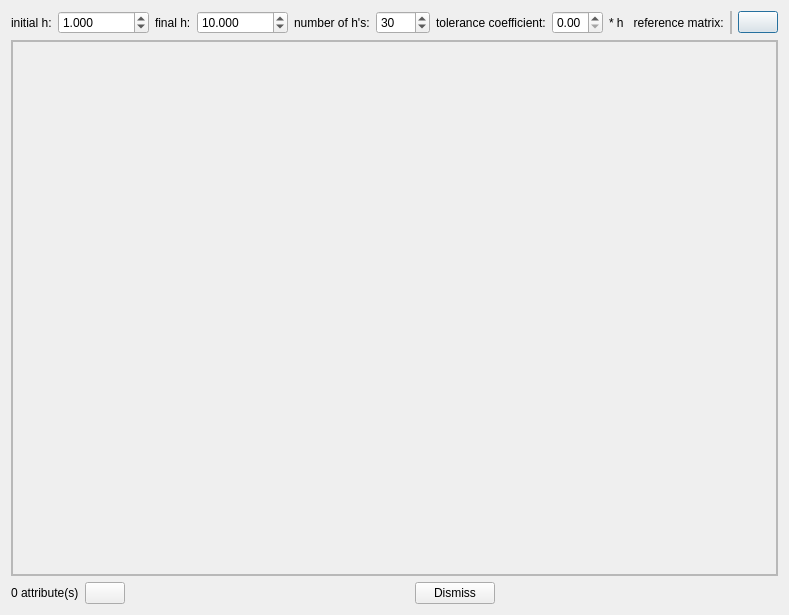
<?xml version="1.0" encoding="UTF-8"?>
<ui version="4.0">
 <class>TransiogramDialog</class>
 <widget class="QDialog" name="TransiogramDialog">
  <property name="geometry">
   <rect>
    <x>0</x>
    <y>0</y>
    <width>779</width>
    <height>615</height>
   </rect>
  </property>
  <property name="windowTitle">
   <string>Dialog</string>
  </property>
  <layout class="QVBoxLayout" name="verticalLayout">
   <item>
    <layout class="QHBoxLayout" name="horizontalLayout_2">
     <property name="topMargin">
      <number>0</number>
     </property>
     <item>
      <widget class="QLabel" name="label">
       <property name="text">
        <string>initial h:</string>
       </property>
      </widget>
     </item>
     <item>
      <widget class="QDoubleSpinBox" name="dblSpinHIni">
       <property name="sizePolicy">
        <sizepolicy hsizetype="Expanding" vsizetype="Fixed">
         <horstretch>0</horstretch>
         <verstretch>0</verstretch>
        </sizepolicy>
       </property>
       <property name="decimals">
        <number>3</number>
       </property>
       <property name="minimum">
        <double>0.001000000000000</double>
       </property>
       <property name="maximum">
        <double>10000000.000000000000000</double>
       </property>
       <property name="value">
        <double>1.000000000000000</double>
       </property>
      </widget>
     </item>
     <item>
      <widget class="QLabel" name="label_4">
       <property name="text">
        <string>final h:</string>
       </property>
      </widget>
     </item>
     <item>
      <widget class="QDoubleSpinBox" name="dblSpinHFin">
       <property name="sizePolicy">
        <sizepolicy hsizetype="Expanding" vsizetype="Fixed">
         <horstretch>0</horstretch>
         <verstretch>0</verstretch>
        </sizepolicy>
       </property>
       <property name="decimals">
        <number>3</number>
       </property>
       <property name="minimum">
        <double>0.001000000000000</double>
       </property>
       <property name="maximum">
        <double>10000000.000000000000000</double>
       </property>
       <property name="value">
        <double>10.000000000000000</double>
       </property>
      </widget>
     </item>
     <item>
      <widget class="QLabel" name="label_2">
       <property name="text">
        <string>number of h's:</string>
       </property>
      </widget>
     </item>
     <item>
      <widget class="QSpinBox" name="spinNSteps">
       <property name="sizePolicy">
        <sizepolicy hsizetype="Expanding" vsizetype="Fixed">
         <horstretch>0</horstretch>
         <verstretch>0</verstretch>
        </sizepolicy>
       </property>
       <property name="minimum">
        <number>5</number>
       </property>
       <property name="maximum">
        <number>2000</number>
       </property>
       <property name="value">
        <number>30</number>
       </property>
      </widget>
     </item>
     <item>
      <widget class="QLabel" name="label_3">
       <property name="text">
        <string>tolerance coefficient:</string>
       </property>
      </widget>
     </item>
     <item>
      <widget class="QDoubleSpinBox" name="dblSpinTolCoeff">
       <property name="sizePolicy">
        <sizepolicy hsizetype="Expanding" vsizetype="Fixed">
         <horstretch>0</horstretch>
         <verstretch>0</verstretch>
        </sizepolicy>
       </property>
       <property name="maximum">
        <double>1.000000000000000</double>
       </property>
      </widget>
     </item>
     <item>
      <widget class="QLabel" name="label_5">
       <property name="text">
        <string>* h   reference matrix:</string>
       </property>
      </widget>
     </item>
     <item>
      <widget class="QFrame" name="frmMatrixChooserPlace">
       <property name="minimumSize">
        <size>
         <width>0</width>
         <height>0</height>
        </size>
       </property>
       <property name="frameShape">
        <enum>QFrame::StyledPanel</enum>
       </property>
       <property name="frameShadow">
        <enum>QFrame::Raised</enum>
       </property>
       <layout class="QHBoxLayout" name="horizontalLayout_5">
        <property name="spacing">
         <number>0</number>
        </property>
        <property name="leftMargin">
         <number>0</number>
        </property>
        <property name="topMargin">
         <number>0</number>
        </property>
        <property name="rightMargin">
         <number>0</number>
        </property>
        <property name="bottomMargin">
         <number>0</number>
        </property>
       </layout>
      </widget>
     </item>
     <item>
      <widget class="QPushButton" name="btnExecute">
       <property name="toolTip">
        <string>Compute transiograms</string>
       </property>
       <property name="text">
        <string/>
       </property>
       <property name="icon">
        <iconset resource="../resources.qrc">
         <normaloff>:/icons32/play32</normaloff>:/icons32/play32</iconset>
       </property>
      </widget>
     </item>
    </layout>
   </item>
   <item>
    <widget class="QScrollArea" name="scrollAreaTransiograms">
     <property name="widgetResizable">
      <bool>true</bool>
     </property>
     <widget class="QWidget" name="scrollAreaWidgetContents">
      <property name="geometry">
       <rect>
        <x>0</x>
        <y>0</y>
        <width>759</width>
        <height>531</height>
       </rect>
      </property>
      <layout class="QVBoxLayout" name="verticalLayout_2">
       <property name="spacing">
        <number>0</number>
       </property>
       <property name="leftMargin">
        <number>0</number>
       </property>
       <property name="topMargin">
        <number>0</number>
       </property>
       <property name="rightMargin">
        <number>0</number>
       </property>
       <property name="bottomMargin">
        <number>0</number>
       </property>
       <item>
        <widget class="QFrame" name="frmTransiograms">
         <property name="frameShape">
          <enum>QFrame::StyledPanel</enum>
         </property>
         <property name="frameShadow">
          <enum>QFrame::Raised</enum>
         </property>
         <layout class="QGridLayout" name="gridLayout">
          <property name="leftMargin">
           <number>0</number>
          </property>
          <property name="topMargin">
           <number>0</number>
          </property>
          <property name="rightMargin">
           <number>0</number>
          </property>
          <property name="bottomMargin">
           <number>0</number>
          </property>
          <property name="spacing">
           <number>0</number>
          </property>
         </layout>
        </widget>
       </item>
      </layout>
     </widget>
    </widget>
   </item>
   <item>
    <layout class="QHBoxLayout" name="horizontalLayout">
     <item>
      <widget class="QLabel" name="lblAttributesCount">
       <property name="text">
        <string>0 attribute(s)</string>
       </property>
      </widget>
     </item>
     <item>
      <widget class="QPushButton" name="btnClearAttributeList">
       <property name="toolTip">
        <string>Reset dropped attributes.</string>
       </property>
       <property name="text">
        <string/>
       </property>
       <property name="icon">
        <iconset resource="../imagejockey/ijresources.qrc">
         <normaloff>:/ijicons32/ijupdate32</normaloff>:/ijicons32/ijupdate32</iconset>
       </property>
      </widget>
     </item>
     <item>
      <spacer name="horizontalSpacer">
       <property name="orientation">
        <enum>Qt::Horizontal</enum>
       </property>
       <property name="sizeHint" stdset="0">
        <size>
         <width>40</width>
         <height>20</height>
        </size>
       </property>
      </spacer>
     </item>
     <item>
      <widget class="QPushButton" name="btnDismiss">
       <property name="text">
        <string>Dismiss</string>
       </property>
      </widget>
     </item>
     <item>
      <spacer name="horizontalSpacer_2">
       <property name="orientation">
        <enum>Qt::Horizontal</enum>
       </property>
       <property name="sizeHint" stdset="0">
        <size>
         <width>40</width>
         <height>20</height>
        </size>
       </property>
      </spacer>
     </item>
    </layout>
   </item>
  </layout>
 </widget>
 <resources>
  <include location="../imagejockey/ijresources.qrc"/>
  <include location="../resources.qrc"/>
 </resources>
 <connections>
  <connection>
   <sender>btnDismiss</sender>
   <signal>clicked()</signal>
   <receiver>TransiogramDialog</receiver>
   <slot>reject()</slot>
   <hints>
    <hint type="sourcelabel">
     <x>474</x>
     <y>603</y>
    </hint>
    <hint type="destinationlabel">
     <x>286</x>
     <y>267</y>
    </hint>
   </hints>
  </connection>
  <connection>
   <sender>btnClearAttributeList</sender>
   <signal>clicked()</signal>
   <receiver>TransiogramDialog</receiver>
   <slot>onResetAttributesList()</slot>
   <hints>
    <hint type="sourcelabel">
     <x>94</x>
     <y>590</y>
    </hint>
    <hint type="destinationlabel">
     <x>130</x>
     <y>599</y>
    </hint>
   </hints>
  </connection>
  <connection>
   <sender>btnExecute</sender>
   <signal>clicked()</signal>
   <receiver>TransiogramDialog</receiver>
   <slot>performCalculation()</slot>
   <hints>
    <hint type="sourcelabel">
     <x>744</x>
     <y>30</y>
    </hint>
    <hint type="destinationlabel">
     <x>767</x>
     <y>110</y>
    </hint>
   </hints>
  </connection>
 </connections>
 <slots>
  <slot>onResetAttributesList()</slot>
  <slot>performCalculation()</slot>
 </slots>
</ui>
